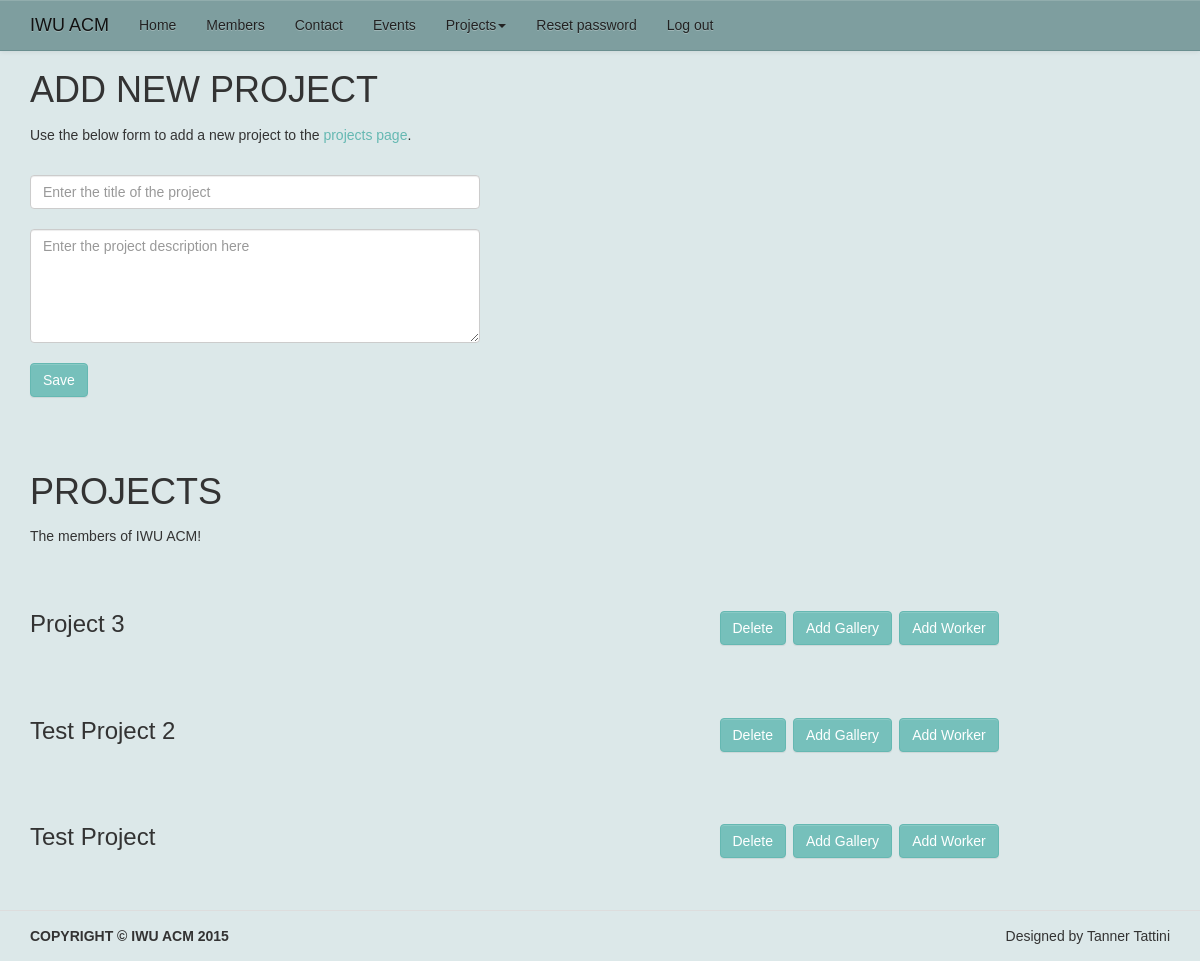
Page /admin.php (signed in) on the committed database.
### tables this page shows
CREATE TABLE IF NOT EXISTS `projectname` (
  `id` int(11) NOT NULL AUTO_INCREMENT,
  `name` varchar(50) NOT NULL,
  `des` varchar(500) NOT NULL,
  PRIMARY KEY (`id`)
);

### admin.php (the view, shortened to what this page needs)
<?php
  require 'template/header.php';
?>
<div class="container">
    <div class="row" style="margin-bottom: 20px; padding-bottom: 5px; border: none;">
        <div class="col-md-12">
        <h1>Add new project</h1>
        <p>Use the below form to add a new project to the <a href="project.php">projects page</a>.</p>
        <br />
        <form action="admin.php" method="post">
            <input class="form-control" type="text" name="name" style="max-width: 450px;" placeholder="Enter the title of the project" /><br	>
            <textarea class="form-control" rows="5" cols="50" style="max-width: 450px;" name="des" placeholder="Enter the project description here"></textarea>
             <br />
            <input  id="enter_button" class="btn btn-default" type="submit" name="submit" value="Save">
        </form>
	 </div>
</div>
 <div class="row" style="margin-bottom: 20px; padding-bottom: 5px; border: none;">
        <div class="col-md-12">
        <h1>Projects</h1>
        <p>The members of IWU ACM!</p>
        </div>
    </div>
<?php
		$query = "select * from `projectname` order by `id` desc";
		$result = mysql_query($query);
		if($result){
			while($row = mysql_fetch_assoc($result)){
					$id =  $row['id'];
					$n =  $row['name'];
					echo "
					 <div class='admin row'>
        			   <div class='col-md-7'><h3> $n </h3> </p></div>
							<div class='col-md-4' style='text-align: right;'>
								<form action='delete.php?id=".$id."' method='post' style='float:left'>
									<input id='enter_button' class='btn btn-default' type='submit' name='delete' value='Delete' >
								</form>
								<form action='addGallery.php?id=".$id."' method='post' style='float:left'>
									<input type='submit' class='btn btn-default' id='enter_button' name='Add Gallery' value='Add Gallery' >
								</form>
								<form action='addworker.php?id=".$id."' method='post' style='float:left'>
									<input class='btn btn-default' id='enter_button' type='submit' name='addWorker' value='Add Worker' >
								</form>
							</div>
						  </div>
					";
				}
			}
?>
</div>
<?php
  require 'template/footer.php';
?>

### css/style.css (style rules this page uses)
body { background: #dce8e9; width: 100%; height: 100%; min-height: 100%; font-family: Arial; }
h1 { padding-bottom: 10px; text-transform: uppercase; margin-bottom: 5px; }
a { color: #65b8b2; }
.btn-default { color: #fff; background: #76c0bb; border-color: #65b8b2; text-shadow: none; }
.container { max-width: 1200px; }
.row { border-bottom: 1px dotted #ddd; padding-bottom: 20px; margin-bottom: 30px; margin-top:50px; }
.row:last-child { border-bottom: none; }
.admin { margin-bottom: 0; border-bottom: none; }
.admin h3 { margin: 0; }
.admin:last-child { margin-bottom: 30px; }
.admin .btn { margin-left: 7px; }

### rows in the picture
projectname: name "Project 3"
projectname: name "Test Project 2"
projectname: name "Test Project"
